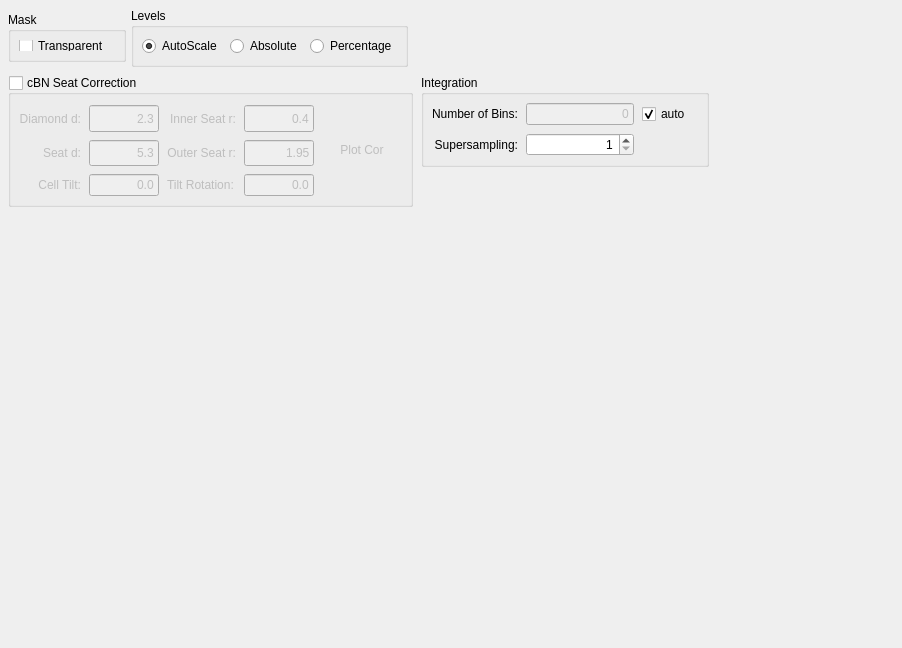
       <widget class="QWidget" name="special_tab">
        <attribute name="title">
         <string>X</string>
        </attribute>
        <layout class="QVBoxLayout" name="verticalLayout_17">
         <property name="spacing">
          <number>8</number>
         </property>
         <property name="leftMargin">
          <number>8</number>
         </property>
         <property name="topMargin">
          <number>8</number>
         </property>
         <property name="rightMargin">
          <number>5</number>
         </property>
         <property name="bottomMargin">
          <number>8</number>
         </property>
         <item>
          <layout class="QHBoxLayout" name="horizontalLayout_19">
           <property name="spacing">
            <number>5</number>
           </property>
           <item>
            <widget class="QGroupBox" name="groupBox">
             <property name="sizePolicy">
              <sizepolicy hsizetype="Preferred" vsizetype="Fixed">
               <horstretch>0</horstretch>
               <verstretch>0</verstretch>
              </sizepolicy>
             </property>
             <property name="minimumSize">
              <size>
               <width>0</width>
               <height>43</height>
              </size>
             </property>
             <property name="maximumSize">
              <size>
               <width>16777215</width>
               <height>50</height>
              </size>
             </property>
             <property name="title">
              <string>Mask</string>
             </property>
             <layout class="QHBoxLayout" name="horizontalLayout_14">
              <property name="spacing">
               <number>14</number>
              </property>
              <property name="leftMargin">
               <number>8</number>
              </property>
              <property name="topMargin">
               <number>8</number>
              </property>
              <property name="rightMargin">
               <number>13</number>
              </property>
              <property name="bottomMargin">
               <number>8</number>
              </property>
              <item>
               <widget class="QCheckBox" name="mask_transparent_cb">
                <property name="text">
                 <string>Transparent</string>
                </property>
               </widget>
              </item>
             </layout>
            </widget>
           </item>
           <item>
            <widget class="QGroupBox" name="groupBox_2">
             <property name="sizePolicy">
              <sizepolicy hsizetype="Preferred" vsizetype="Minimum">
               <horstretch>0</horstretch>
               <verstretch>0</verstretch>
              </sizepolicy>
             </property>
             <property name="minimumSize">
              <size>
               <width>0</width>
               <height>43</height>
              </size>
             </property>
             <property name="title">
              <string>Levels</string>
             </property>
             <layout class="QHBoxLayout" name="horizontalLayout_15">
              <property name="spacing">
               <number>8</number>
              </property>
              <property name="margin">
               <number>8</number>
              </property>
              <item>
               <widget class="QRadioButton" name="img_levels_autoscale_rb">
                <property name="text">
                 <string>AutoScale</string>
                </property>
                <property name="checked">
                 <bool>true</bool>
                </property>
               </widget>
              </item>
              <item>
               <widget class="QRadioButton" name="img_levels_absolute_rb">
                <property name="text">
                 <string>Absolute</string>
                </property>
                <property name="checked">
                 <bool>false</bool>
                </property>
               </widget>
              </item>
              <item>
               <widget class="QRadioButton" name="img_levels_percentage_rb">
                <property name="text">
                 <string>Percentage</string>
                </property>
               </widget>
              </item>
             </layout>
            </widget>
           </item>
           <item>
            <spacer name="horizontalSpacer_4">
             <property name="orientation">
              <enum>Qt::Horizontal</enum>
             </property>
             <property name="sizeHint" stdset="0">
              <size>
               <width>40</width>
               <height>20</height>
              </size>
             </property>
            </spacer>
           </item>
          </layout>
         </item>
         <item>
          <layout class="QHBoxLayout" name="horizontalLayout_20">
           <item>
            <widget class="QGroupBox" name="cbn_groupbox">
             <property name="title">
              <string>cBN Seat Correction</string>
             </property>
             <property name="checkable">
              <bool>true</bool>
             </property>
             <property name="checked">
              <bool>false</bool>
             </property>
             <layout class="QGridLayout" name="gridLayout_4">
              <property name="leftMargin">
               <number>8</number>
              </property>
              <property name="topMargin">
               <number>10</number>
              </property>
              <property name="rightMargin">
               <number>8</number>
              </property>
              <property name="bottomMargin">
               <number>8</number>
              </property>
              <property name="spacing">
               <number>8</number>
              </property>
              <item row="0" column="0">
               <widget class="QLabel" name="label_12">
                <property name="text">
                 <string>Diamond d:</string>
                </property>
                <property name="alignment">
                 <set>Qt::AlignRight|Qt::AlignTrailing|Qt::AlignVCenter</set>
                </property>
               </widget>
              </item>
              <item row="0" column="1">
               <widget class="QLineEdit" name="cbn_diamond_thickness_txt">
                <property name="minimumSize">
                 <size>
                  <width>70</width>
                  <height>0</height>
                 </size>
                </property>
                <property name="maximumSize">
                 <size>
                  <width>70</width>
                  <height>60</height>
                 </size>
                </property>
                <property name="text">
                 <string>2.3</string>
                </property>
                <property name="alignment">
                 <set>Qt::AlignRight|Qt::AlignTrailing|Qt::AlignVCenter</set>
                </property>
               </widget>
              </item>
              <item row="0" column="2">
               <widget class="QLabel" name="label_14">
                <property name="text">
                 <string>Inner Seat r:</string>
                </property>
                <property name="alignment">
                 <set>Qt::AlignRight|Qt::AlignTrailing|Qt::AlignVCenter</set>
                </property>
               </widget>
              </item>
              <item row="0" column="3">
               <widget class="QLineEdit" name="cbn_inner_seat_radius_txt">
                <property name="minimumSize">
                 <size>
                  <width>70</width>
                  <height>0</height>
                 </size>
                </property>
                <property name="maximumSize">
                 <size>
                  <width>70</width>
                  <height>60</height>
                 </size>
                </property>
                <property name="text">
                 <string>0.4</string>
                </property>
                <property name="alignment">
                 <set>Qt::AlignRight|Qt::AlignTrailing|Qt::AlignVCenter</set>
                </property>
               </widget>
              </item>
              <item row="0" column="4" rowspan="3">
               <widget class="QPushButton" name="cbn_plot_correction_btn">
                <property name="minimumSize">
                 <size>
                  <width>0</width>
                  <height>70</height>
                 </size>
                </property>
                <property name="text">
                 <string>Plot Cor</string>
                </property>
                <property name="flat">
                 <bool>true</bool>
                </property>
               </widget>
              </item>
              <item row="1" column="0">
               <widget class="QLabel" name="label_13">
                <property name="text">
                 <string>Seat d:</string>
                </property>
                <property name="alignment">
                 <set>Qt::AlignRight|Qt::AlignTrailing|Qt::AlignVCenter</set>
                </property>
               </widget>
              </item>
              <item row="1" column="1">
               <widget class="QLineEdit" name="cbn_seat_thickness_txt">
                <property name="minimumSize">
                 <size>
                  <width>70</width>
                  <height>0</height>
                 </size>
                </property>
                <property name="maximumSize">
                 <size>
                  <width>70</width>
                  <height>60</height>
                 </size>
                </property>
                <property name="text">
                 <string>5.3</string>
                </property>
                <property name="alignment">
                 <set>Qt::AlignRight|Qt::AlignTrailing|Qt::AlignVCenter</set>
                </property>
               </widget>
              </item>
              <item row="1" column="2">
               <widget class="QLabel" name="label_15">
                <property name="text">
                 <string>Outer Seat r:</string>
                </property>
                <property name="alignment">
                 <set>Qt::AlignRight|Qt::AlignTrailing|Qt::AlignVCenter</set>
                </property>
               </widget>
              </item>
              <item row="1" column="3">
               <widget class="QLineEdit" name="cbn_outer_seat_radius_txt">
                <property name="minimumSize">
                 <size>
                  <width>70</width>
                  <height>0</height>
                 </size>
                </property>
                <property name="maximumSize">
                 <size>
                  <width>70</width>
                  <height>60</height>
                 </size>
                </property>
                <property name="text">
                 <string>1.95</string>
                </property>
                <property name="alignment">
                 <set>Qt::AlignRight|Qt::AlignTrailing|Qt::AlignVCenter</set>
                </property>
               </widget>
              </item>
              <item row="2" column="0">
               <widget class="QLabel" name="label_16">
                <property name="text">
                 <string>Cell Tilt:</string>
                </property>
                <property name="alignment">
                 <set>Qt::AlignRight|Qt::AlignTrailing|Qt::AlignVCenter</set>
                </property>
               </widget>
              </item>
              <item row="2" column="1">
               <widget class="QLineEdit" name="cbn_cell_tilt_txt">
                <property name="minimumSize">
                 <size>
                  <width>70</width>
                  <height>0</height>
                 </size>
                </property>
                <property name="maximumSize">
                 <size>
                  <width>70</width>
                  <height>60</height>
                 </size>
                </property>
                <property name="text">
                 <string>0.0</string>
                </property>
                <property name="alignment">
                 <set>Qt::AlignRight|Qt::AlignTrailing|Qt::AlignVCenter</set>
                </property>
               </widget>
              </item>
              <item row="2" column="2">
               <widget class="QLabel" name="label_17">
                <property name="text">
                 <string>Tilt Rotation:</string>
                </property>
               </widget>
              </item>
              <item row="2" column="3">
               <widget class="QLineEdit" name="cbn_tilt_rotation_txt">
                <property name="minimumSize">
                 <size>
                  <width>70</width>
                  <height>0</height>
                 </size>
                </property>
                <property name="maximumSize">
                 <size>
                  <width>70</width>
                  <height>16777215</height>
                 </size>
                </property>
                <property name="text">
                 <string>0.0</string>
                </property>
                <property name="alignment">
                 <set>Qt::AlignRight|Qt::AlignTrailing|Qt::AlignVCenter</set>
                </property>
               </widget>
              </item>
             </layout>
            </widget>
           </item>
           <item>
            <layout class="QVBoxLayout" name="verticalLayout_19">
             <property name="spacing">
              <number>0</number>
             </property>
             <item>
              <widget class="QGroupBox" name="groupBox_4">
               <property name="title">
                <string>Integration</string>
               </property>
               <layout class="QGridLayout" name="gridLayout_3">
                <property name="leftMargin">
                 <number>8</number>
                </property>
                <property name="topMargin">
                 <number>8</number>
                </property>
                <property name="rightMargin">
                 <number>15</number>
                </property>
                <property name="bottomMargin">
                 <number>8</number>
                </property>
                <property name="spacing">
                 <number>8</number>
                </property>
                <item row="0" column="0">
                 <widget class="QLabel" name="label_11">
                  <property name="text">
                   <string>Number of Bins:</string>
                  </property>
                 </widget>
                </item>
                <item row="0" column="1">
                 <widget class="QLineEdit" name="bin_count_txt">
                  <property name="enabled">
                   <bool>false</bool>
                  </property>
                  <property name="sizePolicy">
                   <sizepolicy hsizetype="Preferred" vsizetype="Fixed">
                    <horstretch>0</horstretch>
                    <verstretch>0</verstretch>
                   </sizepolicy>
                  </property>
                  <property name="minimumSize">
                   <size>
                    <width>80</width>
                    <height>0</height>
                   </size>
                  </property>
                  <property name="maximumSize">
                   <size>
                    <width>400</width>
                    <height>16777215</height>
                   </size>
                  </property>
                  <property name="baseSize">
                   <size>
                    <width>100</width>
                    <height>0</height>
                   </size>
                  </property>
                  <property name="text">
                   <string>0</string>
                  </property>
                  <property name="alignment">
                   <set>Qt::AlignRight|Qt::AlignTrailing|Qt::AlignVCenter</set>
                  </property>
                 </widget>
                </item>
                <item row="0" column="2">
                 <widget class="QCheckBox" name="automatic_binning_cb">
                  <property name="text">
                   <string>auto</string>
                  </property>
                  <property name="checked">
                   <bool>true</bool>
                  </property>
                 </widget>
                </item>
                <item row="1" column="0">
                 <widget class="QLabel" name="label_10">
                  <property name="text">
                   <string>Supersampling:</string>
                  </property>
                  <property name="alignment">
                   <set>Qt::AlignRight|Qt::AlignTrailing|Qt::AlignVCenter</set>
                  </property>
                 </widget>
                </item>
                <item row="1" column="1">
                 <widget class="QSpinBox" name="supersampling_sb">
                  <property name="alignment">
                   <set>Qt::AlignRight|Qt::AlignTrailing|Qt::AlignVCenter</set>
                  </property>
                  <property name="minimum">
                   <number>1</number>
                  </property>
                  <property name="maximum">
                   <number>5</number>
                  </property>
                 </widget>
                </item>
               </layout>
              </widget>
             </item>
             <item>
              <spacer name="verticalSpacer_9">
               <property name="orientation">
                <enum>Qt::Vertical</enum>
               </property>
               <property name="sizeHint" stdset="0">
                <size>
                 <width>20</width>
                 <height>40</height>
                </size>
               </property>
              </spacer>
             </item>
            </layout>
           </item>
           <item>
            <spacer name="horizontalSpacer_5">
             <property name="orientation">
              <enum>Qt::Horizontal</enum>
             </property>
             <property name="sizeHint" stdset="0">
              <size>
               <width>188</width>
               <height>20</height>
              </size>
             </property>
            </spacer>
           </item>
          </layout>
         </item>
         <item>
          <spacer name="verticalSpacer_7">
           <property name="orientation">
            <enum>Qt::Vertical</enum>
           </property>
           <property name="sizeHint" stdset="0">
            <size>
             <width>20</width>
             <height>433</height>
            </size>
           </property>
          </spacer>
         </item>
        </layout>
       </widget>
